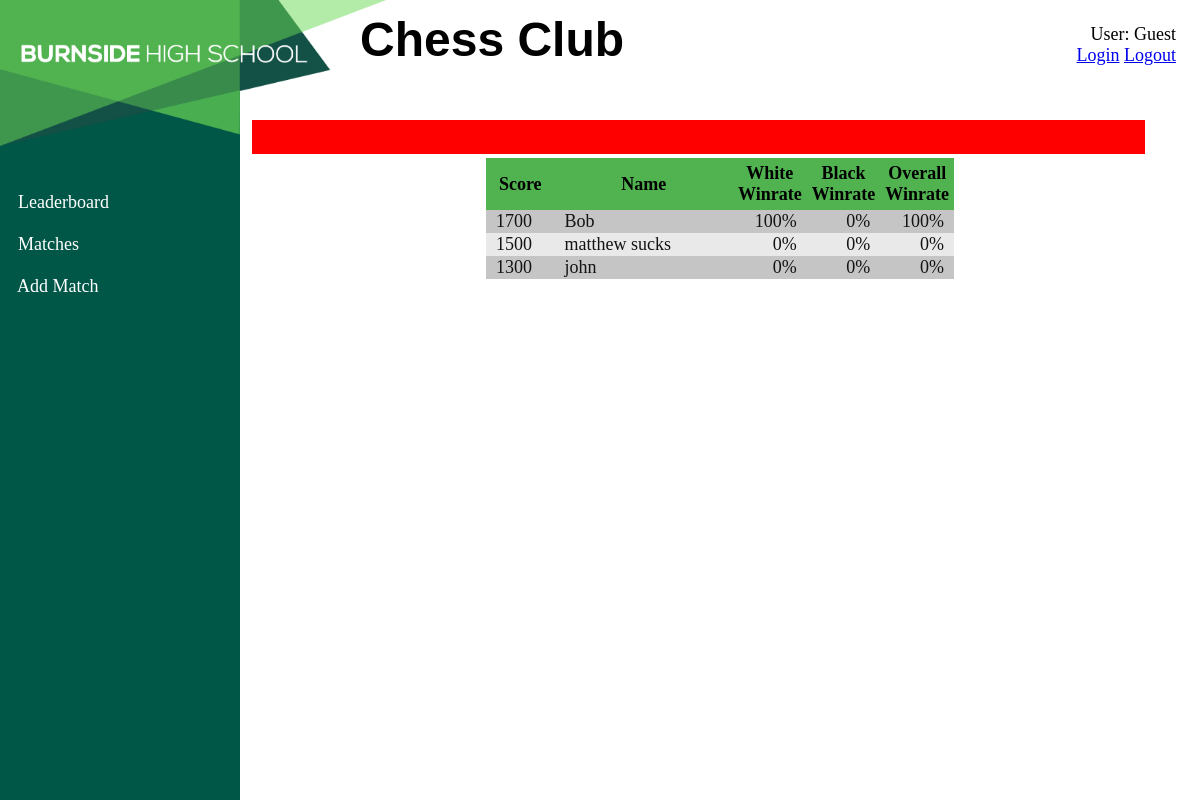
The page /leaderboard on the database as committed earlier.
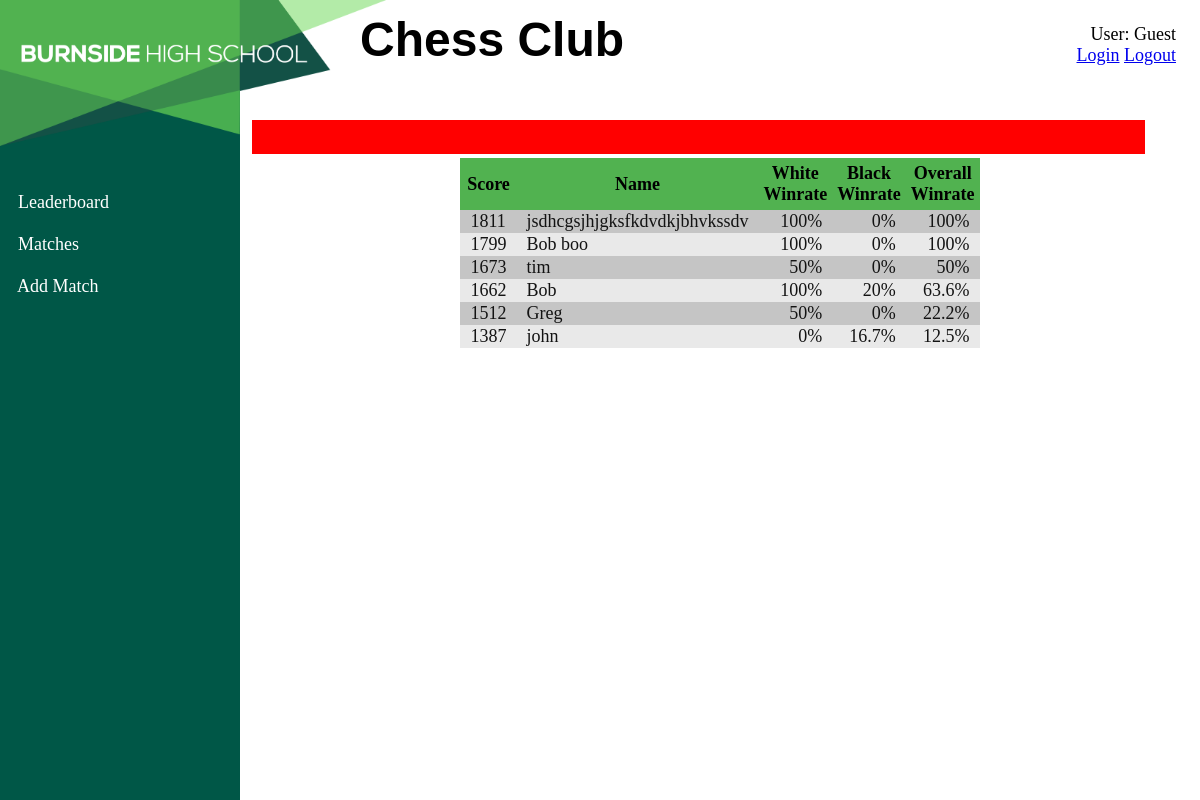
The same page on the database as committed later.
### models.py (models this page shows, shortened)
class User(db.Model):
    __tablename__ = "User"
    id = db.Column(db.Integer, primary_key=True)
    name = db.Column(db.String(80))
    password = db.Column(db.String())
    salt = db.Column(db.String())
    is_admin = db.Column(db.Boolean)
    score = db.Column(db.Integer)
    num_white_win = db.Column(db.Integer)
    num_white_loss = db.Column(db.Integer)
    num_white_draw = db.Column(db.Integer)
    num_black_win = db.Column(db.Integer)
    num_black_loss = db.Column(db.Integer)
    num_black_draw = db.Column(db.Integer)
    matches = db.relationship('Match', secondary=UserMatch, back_populates='users')

### app.py (the view)
@app.route('/leaderboard', methods=["GET"])
def leaderboard():
    users = User.query.all()
    players = [[user.score, user.name] + winrate(user) for user in users]
    players.sort(reverse=True)
    return render_template("leaderboard.html", title="Leaderboard", players=players)

### app.py (called while the page is built)
def better_round(num, dp=1):
    if int(num) != round(num, dp):
        return round(num, dp)
    else:
        return int(num)

### templates/leaderboard.html
{% extends 'layout.html' %}
{% block content %}
<div>
    <table>
        <tbody>
            <tr>
                <th style="width: 5vw;">Score</th>
                <th style="width: 15vw;">Name</th>
                <th style="width: 5vw;">White Winrate</th>
                <th style="width: 5vw; padding: 5px;">Black Winrate</th>
                <th style="width: 5vw;">Overall Winrate</th>
            </tr>
            {% for i in players %}
            <tr>
                <td>{{i[0]}}</td>
                <td>{{i[1]}}</td>
                <td style="text-align: right;">{{i[3]}}%</td>
                <td style="text-align: right;">{{i[4]}}%</td>
                <td style="text-align: right;">{{i[2]}}%</td>
            </tr>
            {% endfor %}
        </tbody>
    </table>
</div>
{% endblock %}

Rows that differ between the two databases and show on the page:
removed User: score "1500", name "matthew sucks", i "0", is_admin "0"
added User: score "1811", name "jsdhcgsjhjgksfkdvdkjbhvkssdv", i "100", is_admin "0"
added User: score "1799", name "Bob boo", i "100", is_admin "0"
added User: score "1673", name "tim", i "50", is_admin "0"
changed User "Bob": score "1700" → "1662"; is_admin "0" → "20"; i "100" → "63.6"
added User: score "1512", name "Greg", i "50", is_admin "0", i "22.2"
changed User "john": score "1300" → "1387"; is_admin "0" → "16.7"; i "0" → "12.5"
